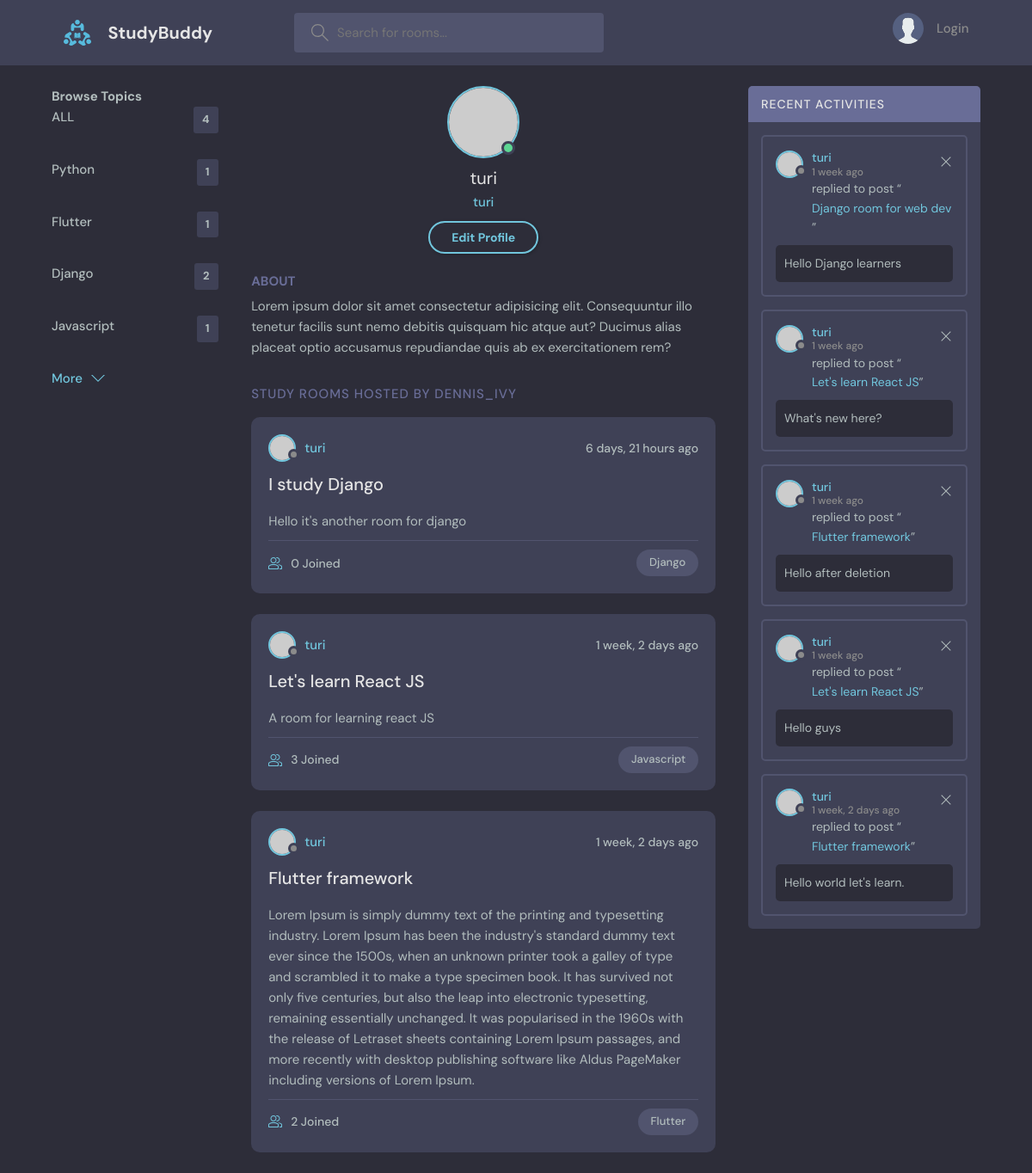
Page /profile/1/ on the committed database.
### base/models.py (models this page shows, shortened)
class Topic(models.Model):
    name = models.CharField(max_length=200)

class Room(models.Model):
    host =  models.ForeignKey(User, on_delete=models.SET_NULL,null=True)
    topic =  models.ForeignKey(Topic, on_delete=models.SET_NULL,null=True)
    name = models.CharField(max_length=200)
    description = models.TextField(null=True, blank=True)
    participants = models.ManyToManyField(User, related_name='participants', blank=True)
    updated = models.DateTimeField(auto_now=True)
    created = models.DateTimeField(auto_now_add=True)
    class Meta():
        ordering = ['-updated', '-created']
    def __str__(self):
        return self.name

class Message(models.Model):
    user = models.ForeignKey(User, on_delete=models.CASCADE)
    room = models.ForeignKey(Room, on_delete=models.CASCADE)
    body = models.TextField()
    updated = models.DateTimeField(auto_now=True)
    created = models.DateTimeField(auto_now_add=True)
    class Meta():
        ordering = ['-updated', '-created']
    def __str__(self):
        return self.body[0:50]

### base/views.py (the view)
# urls.py: path('profile/<str:pk>/', views.userProfile, name="profile"),
def userProfile(request, pk):
    user = User.objects.get(id=pk)
    rooms = user.room_set.all()
    room_messages = user.message_set.all()
    topics = Topic.objects.all()
    context = {'user':user,
               'rooms':rooms,
               'room_messages': room_messages,
               'topics': topics,
               }
    return render(request, 'base/profile.html', context)

### base/templates/base/profile.html
{% extends 'main.html' %}
{% block content %}
  <main class="profile-page layout layout--3">
    <div class="container">
      {% include 'base/topics_component.html' %}
      <div class="roomList">
        <div class="profile">
          <div class="profile__avatar">
            <div class="avatar avatar--large active">
              <img src="https://randomuser.me/api/portraits/men/11.jpg" />
            </div>
          </div>
          <div class="profile__info">
            <h3>{{user.username}}</h3>
            <p>{{user.username}}</p>
            <a href="edit-user.html" class="btn btn--main btn--pill">Edit Profile</a>
          </div>
          <div class="profile__about">
            <h3>About</h3>
            <p>
              Lorem ipsum dolor sit amet consectetur adipisicing elit. Consequuntur illo tenetur
              facilis sunt nemo debitis quisquam hic atque aut? Ducimus alias placeat optio
              accusamus repudiandae quis ab ex exercitationem rem?
            </p>
          </div>
        </div>
        <div class="roomList__header">
          <div>
            <h2>Study Rooms Hosted by dennis_ivy</a>
            </h2>
          </div>
        </div>
        {% include 'base/feed_component.html' %}
      </div>
       {% include 'base/activity_component.html' %}
    </div>
  </main>
{% endblock %}

### base/templates/base/topics_component.html
<div class="topics">
    <div class="toipcs__header">
          <h2>Browse Topics</h2>
    </div>
          <ul class="topics__list">
              <li><a href="{% url 'home' %}">ALL <span>{{topics.count}}</span></a></li>
            {% for topic in topics %}
            <li>
                <a href="{% url 'home' %}?q={{topic.name}}">{{topic.name}} <span>{{topic.room_set.all.count}}</span></a>
            </li>
        {% endfor %}
          </ul>
          <a class="btn btn--link" href="topics.html">
            More
            <svg version="1.1" xmlns="http://www.w3.org/2000/svg" width="32" height="32" viewBox="0 0 32 32">
              <title>chevron-down</title>
              <path d="M16 21l-13-13h-3l16 16 16-16h-3l-13 13z"></path>
            </svg>
          </a>
</div>

### base/templates/base/feed_component.html (shortened to what this page needs)
{% for room in rooms %}
<div class="roomListRoom">
  <div class="roomListRoom__header">
    <a href="{% url 'profile' room.host.id %}" class="roomListRoom__author">
      <div class="avatar avatar--small">
        <img src="https://randomuser.me/api/portraits/women/11.jpg" />
      </div>
      <span>{{room.host.username}}</span>
    </a>
    <div class="roomListRoom__actions">
      <span>{{room.created|timesince}} ago</span>
    </div>
  </div>
  <div class="roomListRoom__content">
    <a href="{% url 'room' room.id %}">{{room.name}}</a>
    <p>
      {{room.description}}
    </p>
  </div>
  <div class="roomListRoom__meta">
    <a href="room.html" class="roomListRoom__joined">
      {{room.participants.all.count}} Joined
    </a>
    <p class="roomListRoom__topic">{{room.topic.name}}</p>
  </div>
</div>
{% endfor %}

### base/templates/base/activity_component.html
<div class="activities">
    <div class="activities__header">
      <h2>Recent Activities</h2>
    </div>
    {% for room_message in room_messages %}
    <div class="activities__box">
      <div class="activities__boxHeader roomListRoom__header">
        <a href="{% url 'profile' room_message.user.id %}" class="roomListRoom__author">
          <div class="avatar avatar--small">
            <img src="https://randomuser.me/api/portraits/women/11.jpg" />
          </div>
          <p>
            {{room_message.user}}
            <span>{{room_message.created|timesince}} ago</span>
          </p>
        </a>
        <div class="roomListRoom__actions">
          <a href="#">
            <svg version="1.1" xmlns="http://www.w3.org/2000/svg" width="32" height="32" viewBox="0 0 32 32">
              <title>remove</title>
              <path
                d="M27.314 6.019l-1.333-1.333-9.98 9.981-9.981-9.981-1.333 1.333 9.981 9.981-9.981 9.98 1.333 1.333 9.981-9.98 9.98 9.98 1.333-1.333-9.98-9.98 9.98-9.981z"
              ></path>
            </svg>
          </a>
        </div>
      </div>
      <div class="activities__boxContent">
        <p>replied to post “<a href="{% url 'room' room_message.room.id %}">{{room_message.room}}</a>”</p>
        <div class="activities__boxRoomContent">
          {{room_message.body}}
        </div>
      </div>
    </div>
    {% endfor %}
  </div>

### rows in the picture
Topic: name "Python", room_set.all.count "1"
Topic: name "Flutter", room_set.all.count "1"
Topic: name "Django", room_set.all.count "2"
Topic: name "Javascript", room_set.all.count "1"
Room: host.username "turi", created "6 days, 21 hours", name "I study Django", description "Hello it's another room for django", participants.all.count "0", topic.name "Django"
Room: host.username "turi", created "1 week, 2 days", name "Let's learn React JS", description "A room for learning react JS", participants.all.count "3", topic.name "Javascript"
Room: host.username "turi", created "1 week, 2 days", name "Flutter framework", description "Lorem Ipsum is simply dummy text of the printing and typesetting industry. Lorem Ipsum has been the industry's standard dummy text ever since the 1500s, when an unknown printer took a galley of type and scrambled it to make a type specimen book. It has survived not only five centuries, but also the leap into electronic typesetting, remaining essentially unchanged. It was popularised in the 1960s with the release of Letraset sheets containing Lorem Ipsum passages, and more recently with desktop publishing software like Aldus PageMaker including versions of Lorem Ipsum.", participants.all.count "2", topic.name "Flutter"
Message: user "turi", created "1 week", room "Django room for web dev", body "Hello Django learners"
Message: user "turi", created "1 week", room "Let's learn React JS", body "What's new here?"
Message: user "turi", created "1 week", room "Flutter framework", body "Hello after deletion"
Message: user "turi", created "1 week", room "Let's learn React JS", body "Hello guys"
Message: user "turi", created "1 week, 2 days", room "Flutter framework", body "Hello world let's learn."

### other values in the picture
{{ topics.count }} "4"
{{ user.username }} "turi"
